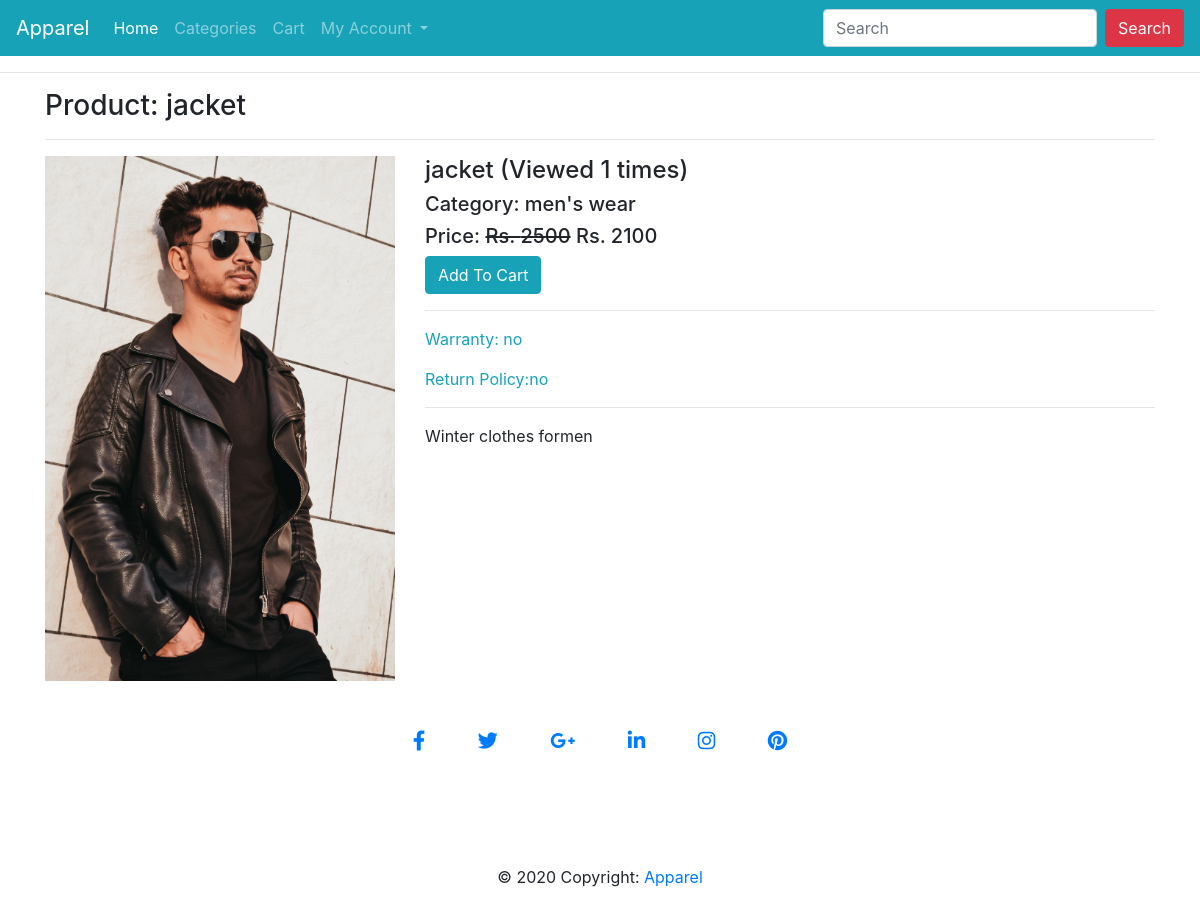
Screenshot of /product/winter-clothes/ with the database file from the repository.
### ecomapp/models.py (models this page shows, shortened)
class Product(models.Model):
    title = models.CharField(max_length=200)
    slug = models.SlugField(unique=True)
    category = models.ForeignKey(Category, on_delete=models.CASCADE)
    image = models.ImageField(upload_to="products")
    marked_price = models.PositiveIntegerField()
    selling_price = models.PositiveIntegerField()
    description = models.TextField()
    warranty = models.CharField(max_length=300, null=True, blank=True)
    return_policy = models.CharField(max_length=300, null=True, blank=True)
    view_count = models.PositiveIntegerField(default=0)

class Category(models.Model):
    title = models.CharField(max_length=200)
    slug = models.SlugField(unique=True)
    def __str__(self):
        return self.title

### ecomapp/views.py (the view)
# urls.py: path("product/<slug:slug>/", ProductDetailView.as_view(), name="productdetail"),
class ProductDetailView(EcomMixin, TemplateView):
    template_name = "productdetail.html"
    def get_context_data(self, **kwargs):
        context = super().get_context_data(**kwargs)
        url_slug = self.kwargs['slug']
        product = Product.objects.get(slug=url_slug)
        product.view_count += 1
        product.save()
        context['product'] = product
        return context

### ecomapp/views.py (called while the page is built)
    def dispatch(self, request, *args, **kwargs):
        cart_id = request.session.get("cart_id")
        if cart_id:
            cart_obj = Cart.objects.get(id=cart_id)
            if request.user.is_authenticated and request.user.customer:
                cart_obj.customer = request.user.customer
                cart_obj.save()
        return super().dispatch(request, *args, **kwargs)

### templates/productdetail.html (shortened to what this page needs)
{% extends 'base.html' %}
{% block content %}
<div class="container">
    <h3>Product: {{product.title}}</h3><hr>
    <div class="row">
        <div class="col-md-4">
            <img src="{{product.image.url}}" alt="" class="img-fluid">
        </div>
        <div class="col-md-8">
            <h4>{{product.title}} (Viewed {{product.view_count}} times)</h4>
            <h5>Category: {{product.category}}</h5>
            <h5>Price: <strike>Rs. {{product.marked_price}}</strike> Rs. {{product.selling_price}}</h5>
            <a href="{% url 'ecomapp:addtocart' product.id %}" class="btn btn-info">Add To Cart</a>
            <hr>
            <p class="text-info">Warranty: {{product.warranty}}</p>
            <p class="text-info">Return Policy:{{product.return_policy}}</p>
            <hr>
            <p>{{product.description}}</p>
        </div>
    </div>
</div>
{% endblock %}

### rows the page displays
Product: title "jacket", image (picture), view_count "1", category "men's wear", marked_price "2500", selling_price "2100", warranty "no", return_policy "no", description "Winter clothes formen"
